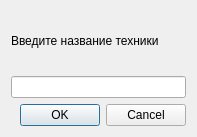
<?xml version="1.0" encoding="UTF-8"?>
<ui version="4.0">
 <class>Dialog</class>
 <widget class="QDialog" name="Dialog">
  <property name="geometry">
   <rect>
    <x>0</x>
    <y>0</y>
    <width>197</width>
    <height>137</height>
   </rect>
  </property>
  <property name="windowTitle">
   <string>Dialog</string>
  </property>
  <layout class="QGridLayout" name="gridLayout">
   <item row="4" column="0">
    <widget class="QDialogButtonBox" name="buttonBox">
     <property name="orientation">
      <enum>Qt::Horizontal</enum>
     </property>
     <property name="standardButtons">
      <set>QDialogButtonBox::Cancel|QDialogButtonBox::Ok</set>
     </property>
    </widget>
   </item>
   <item row="1" column="0">
    <widget class="QLabel" name="label">
     <property name="text">
      <string>Введите название техники</string>
     </property>
    </widget>
   </item>
   <item row="2" column="0">
    <widget class="QLineEdit" name="lineEdit"/>
   </item>
  </layout>
 </widget>
 <resources/>
 <connections>
  <connection>
   <sender>buttonBox</sender>
   <signal>accepted()</signal>
   <receiver>Dialog</receiver>
   <slot>accept()</slot>
   <hints>
    <hint type="sourcelabel">
     <x>248</x>
     <y>254</y>
    </hint>
    <hint type="destinationlabel">
     <x>157</x>
     <y>274</y>
    </hint>
   </hints>
  </connection>
  <connection>
   <sender>buttonBox</sender>
   <signal>rejected()</signal>
   <receiver>Dialog</receiver>
   <slot>reject()</slot>
   <hints>
    <hint type="sourcelabel">
     <x>316</x>
     <y>260</y>
    </hint>
    <hint type="destinationlabel">
     <x>286</x>
     <y>274</y>
    </hint>
   </hints>
  </connection>
 </connections>
</ui>
